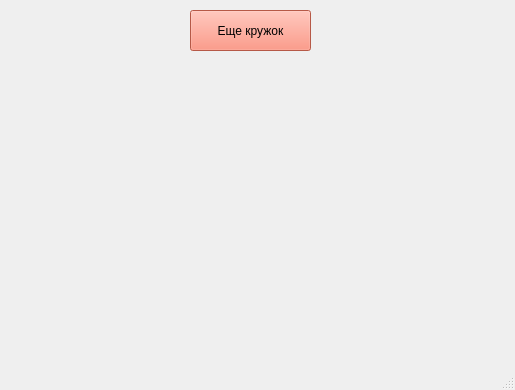
<?xml version="1.0" encoding="UTF-8"?>
<ui version="4.0">
 <class>MainWindow</class>
 <widget class="QMainWindow" name="MainWindow">
  <property name="geometry">
   <rect>
    <x>0</x>
    <y>0</y>
    <width>515</width>
    <height>390</height>
   </rect>
  </property>
  <property name="windowTitle">
   <string>MainWindow</string>
  </property>
  <widget class="QWidget" name="centralwidget">
   <widget class="QPushButton" name="pushButton">
    <property name="geometry">
     <rect>
      <x>190</x>
      <y>10</y>
      <width>121</width>
      <height>41</height>
     </rect>
    </property>
    <property name="styleSheet">
     <string notr="true">QPushButton {
    background-color: rgb(255,125,100);
}</string>
    </property>
    <property name="text">
     <string>Еще кружок</string>
    </property>
   </widget>
   <widget class="QLabel" name="label">
    <property name="geometry">
     <rect>
      <x>0</x>
      <y>60</y>
      <width>511</width>
      <height>301</height>
     </rect>
    </property>
    <property name="text">
     <string/>
    </property>
   </widget>
  </widget>
  <widget class="QMenuBar" name="menubar">
   <property name="geometry">
    <rect>
     <x>0</x>
     <y>0</y>
     <width>515</width>
     <height>21</height>
    </rect>
   </property>
  </widget>
  <widget class="QStatusBar" name="statusbar"/>
 </widget>
 <resources/>
 <connections/>
</ui>
